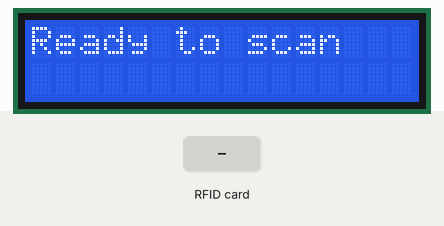
This sketch was run on a simulated ESP8266 (NodeMCU). Shown: 16×2 character LCD. The inputs (shaded band) are chosen by the test bench. WiFi joins after 1.5 s; servers stay silent unless stated; uploads are accepted with an empty reply; what the sketch prints to the serial monitor is not drawn.

Above: at 3.4 s.
3.5 s: RFID card 5E 7A 19 C4 held to the reader
At 4.5 s:
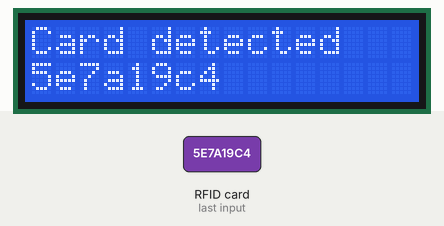
Timing chart, 0 to 6.5 s (numbered marks = the images above; inputs shaded):
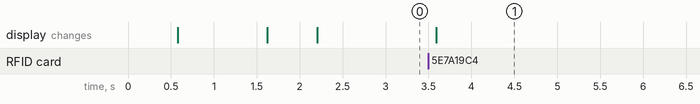

Measured:
- after the input at 3.5 s, the display: changes after 0.09 s (image 1)

The sketch:

read_uid_print_lcd_connect.ino
```cpp
// tubes spektrum 2018
// coba baca uid dan tampilkan ke lcd
// ramhdi, 22/08/2018, 18.30 UTC+7

#include <SPI.h>
#include <Wire.h>
#include <MFRC522.h>
#include <LiquidCrystal_I2C.h>
#include <ESP8266WiFi.h>

#define SS_PIN D8
#define RST_PIN D3

MFRC522 rfid(SS_PIN, RST_PIN); // Instance of the class
LiquidCrystal_I2C lcd(0x27, 16, 2);

MFRC522::MIFARE_Key key;

// Init array that will store new NUID
byte nuidPICC[4];

const char* ssid     = "ramhdiAP";
const char* password = "pancasila";
const char* host = "ramhdi026.000webhostapp.com";

void setup() {
  Serial.begin(9600);
  SPI.begin(); // Init SPI bus
  Wire.begin(D2, D1); //init i2c bus

  lcd.begin();
  lcd.backlight();

  //mulai koneksi wifi
  Serial.print("Connecting to ");
  Serial.println(ssid);

  WiFi.mode(WIFI_STA);
  WiFi.begin(ssid, password);

  while (WiFi.status() != WL_CONNECTED) {
    delay(500);
    Serial.print(".");
    lcd.clear();
    lcd.print("Connecting...");
  }

  Serial.println("");
  Serial.println("WiFi connected");
  Serial.println("IP address: ");
  Serial.println(WiFi.localIP());

  lcd.clear();
  lcd.print("Connected");
  delay(500);

  rfid.PCD_Init(); // Init MFRC522

  for (byte i = 0; i < 6; i++) {
    key.keyByte[i] = 0xFF;
  }

  Serial.println(F("This code scan the MIFARE Classsic NUID."));
  Serial.print(F("Using the following key:"));
  printHex(key.keyByte, MFRC522::MF_KEY_SIZE);

  lcd.clear();
  lcd.print("Ready to scan");
}

void loop() {

  // Look for new cards
  if ( ! rfid.PICC_IsNewCardPresent())
    return;

  // Verify if the NUID has been readed
  if ( ! rfid.PICC_ReadCardSerial())
    return;

  Serial.print(F("PICC type: "));
  MFRC522::PICC_Type piccType = rfid.PICC_GetType(rfid.uid.sak);
  Serial.println(rfid.PICC_GetTypeName(piccType));

  // Check is the PICC of Classic MIFARE type
  if (piccType != MFRC522::PICC_TYPE_MIFARE_MINI &&
      piccType != MFRC522::PICC_TYPE_MIFARE_1K &&
      piccType != MFRC522::PICC_TYPE_MIFARE_4K) {
    Serial.println(F("Your tag is not of type MIFARE Classic."));
    return;
  }
  else
  {
    Serial.println(F("A new card has been detected."));

    // Store NUID into nuidPICC array
    for (byte i = 0; i < 4; i++) {
      nuidPICC[i] = rfid.uid.uidByte[i];
    }

    Serial.println(F("The NUID tag is:"));
    Serial.print(F("In hex: "));
    printHex(rfid.uid.uidByte, rfid.uid.size);
    Serial.println();
    Serial.print(F("In dec: "));
    printDec(rfid.uid.uidByte, rfid.uid.size);
    Serial.println();

    String uid = uidHex2Str(rfid.uid.uidByte, rfid.uid.size);
    lcd.setCursor(0, 0); lcd.print("Card detected");
    lcd.setCursor(0, 1); lcd.print(uid);
    delay(3000);

    //memulai koneksi ke halaman web
    // Use WiFiClient class to create TCP connections
    WiFiClient client;
    const int httpPort = 80;
    if (!client.connect(host, 80)) {
      Serial.println("Connection failed");
      lcd.clear();
      lcd.print("Connection");
      lcd.setCursor(0,1); lcd.print("failed");
      delay(1500);
    } else {

      // We now create a URI for the request
      String url = "/kuysekre/search.php?uid=" + uid;

      Serial.print("Requesting URL: ");
      Serial.println(url);

      // This will send the request to the server
      client.print(String("GET ") + url + " HTTP/1.1\r\n" +
                   "Host: " + host + "\r\n" +
                   "Connection: close\r\n\r\n");
      unsigned long timeout = millis();
      while (client.available() == 0) {
        if (millis() - timeout > 30000) {
          Serial.println(">>> Client Timeout !");
          lcd.clear();
          lcd.print("Client timeout");
          client.stop();
          return;
        }
      }

      // Read all the lines of the reply from server and print them to Serial
      while (client.available()) {
        String line = client.readStringUntil('\r');
        Serial.print(line);
        if (line.length() > 2 && line.length() <= 16 && (line[1] == '1' || line[1] == 'U'))
        {
          String msg = line;
          lcd.clear();
          lcd.print(line);
        }
      }
      delay(1500);

      Serial.println();
      Serial.println("Closing connection");
      client.stop();
    }
  }

  lcd.clear();
  lcd.print("Ready to scan");

  // Halt PICC
  rfid.PICC_HaltA();

  // Stop encryption on PCD
  rfid.PCD_StopCrypto1();
}


/**
   Helper routine to dump a byte array as hex values to Serial.
*/
void printHex(byte *buffer, byte bufferSize) {
  for (byte i = 0; i < bufferSize; i++) {
    Serial.print(buffer[i] < 0x10 ? " 0" : " ");
    Serial.print(buffer[i], HEX);
  }
}

String uidHex2Str(byte *buffer, byte bufferSize) {
  String r = "";
  for (byte i = 0; i < bufferSize; i++) {
    r += (buffer[i] < 0x10 ? "0" : "");
    r += String(buffer[i], HEX);
  }

  return r;
}

/**
   Helper routine to dump a byte array as dec values to Serial.
*/
void printDec(byte *buffer, byte bufferSize) {
  for (byte i = 0; i < bufferSize; i++) {
    Serial.print(buffer[i] < 0x10 ? " 0" : " ");
    Serial.print(buffer[i], DEC);
  }
}
```
